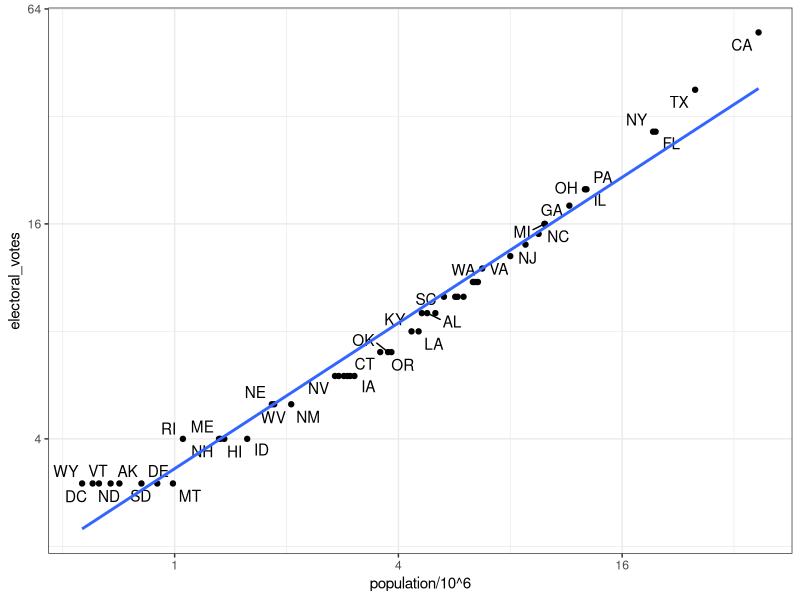

Generate this figure with R:
# import US murders data
library(tidyverse)
library(ggrepel)
library(dslabs)
ds_theme_set()
data(murders)
head(murders)

# import US election results data
data(polls_us_election_2016)
head(results_us_election_2016)
identical(results_us_election_2016$state, murders$state)

# join the murders table and US election results table
tab <- left_join(murders, results_us_election_2016, by = "state")
head(tab)

# plot electoral votes versus population
tab %>% ggplot(aes(population/10^6, electoral_votes, label = abb)) +
  geom_point() +
  geom_text_repel() + 
  scale_x_continuous(trans = "log2") +
  scale_y_continuous(trans = "log2") +
  geom_smooth(method = "lm", se = FALSE)

# make two smaller tables to demonstrate joins
tab1 <- slice(murders, 1:6) %>% select(state, population)
tab1
tab2 <- slice(results_us_election_2016, c(1:3, 5, 7:8)) %>% select(state, electoral_votes)
tab2

# experiment with different joins
left_join(tab1, tab2)
full_join(tab1, tab2)
tab1 %>% left_join(tab2)
tab1 %>% right_join(tab2)
inner_join(tab1, tab2)
semi_join(tab1, tab2)
anti_join(tab1, tab2)




bind_cols(a = 1:3, b = 4:6)
bind_rows(a = 1:3, b = 4:6)

tab1 <- tab[, 1:3]
tab2 <- tab[, 4:6]
tab3 <- tab[, 7:9]
new_tab <- bind_cols(tab1, tab2, tab3)
head(new_tab)

tab1 <- tab[1:2,]
tab2 <- tab[3:4,]
bind_rows(tab1, tab2)




# intersect vectors or data frames
intersect(1:10, 6:15)
intersect(c("a","b","c"), c("b","c","d"))
tab1 <- tab[1:5,]
tab2 <- tab[3:7,]
intersect(tab1, tab2)

# perform a union of vectors or data frames
union(1:10, 6:15)
union(c("a","b","c"), c("b","c","d"))
tab1 <- tab[1:5,]
tab2 <- tab[3:7,]
union(tab1, tab2)

# set difference of vectors or data frames
setdiff(1:10, 6:15)
setdiff(6:15, 1:10)
tab1 <- tab[1:5,]
tab2 <- tab[3:7,]
setdiff(tab1, tab2)

# setequal determines whether sets have the same elements, regardless of order
setequal(1:5, 1:6)
setequal(1:5, 5:1)
setequal(tab1, tab2)
